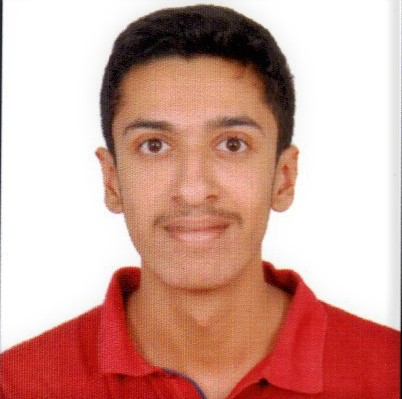
#> input picture Tushar-Photo.jpg, 402 x 399 px, found by its file name
$ python encrypt_final.py
#> lines starting #> are read from the running program, lines starting #| are printed output that depends on the picture
from PIL import Image
from random import randint
import numpy as np
import json

higher = (2**8) - 1
lower = 0
#print(higher, lower)

Image_input = Image.open("D:/Documents/Cyber Security J Component/Tushar-Photo.jpg");
#> Image_input is the input picture: PIL image 402x399 RGB; mean R, G, B 208.6, 163, 152.9
kk, ht = Image_input.size
#> kk = 402; ht = 399
pxls = Image_input.load()
print(pxls[0,0])
#| (43, 46, 51)
contains_alpha = len(pxls[0,0]) == 4
#> contains_alpha = False
#print(M, N)

filling = 1
a = [[filling for ttz in range(kk)] for kkm in range(ht)]

for kkm in range(ht):
    for ttz in range(kk):
        if contains_alpha:
            red, green, blue, a = pxls[ttz,kkm]
        else:
            red, green, blue = pxls[ttz,kkm]
        #lum = 255-red # Reversed luminosity
        a[kkm][ttz] = red # Map values from range 0-255 to 0-1

KR = []
KC = []

for p in range(ht):
    KR.insert(p, randint(lower, higher))

for p in range(kk):
    KC.insert(p, randint(lower, higher))

for p in range(ht):
    alpha = 0
    for rz in range(kk):
        alpha = ((alpha%2) + (a[p][rz] % 2)) % 2
    if(alpha == 0):
        for pq in range(KR[p]):
            temporary_var = a[p][kk-1]
            for mn in range(kk-1, -1, -1):
                a[p][mn] = a[p][mn-1];
            a[p][0] = temporary_var;
    else:
        for pq in range(KR[p]):
            temporary_var = a[p][0]
            for mn in range(kk-1):
                a[p][mn] = a[p][mn+1];
            a[p][kk-1] = temporary_var;
#> after the loop, a = 399 items

for rz in range(kk):
    beta = 0
    for p in range(ht):
        beta = ((beta%2) + (a[p][rz] % 2)) % 2
    if(beta == 0):
        for pq in range(KC[rz]):
            temporary_var = a[ht - 1][rz]
            for mn in range(ht-1, -1, -1):
                a[mn][rz] = a[mn-1][rz]
            a[0][rz] = temporary_var;
    else:
        for pq in range(KC[rz]):
            temporary_var = a[0][rz]
            for mn in range(ht-1):
                a[mn][rz] = a[mn+1][rz];
            a[ht-1][rz] = temporary_var;


for rz in range(kk):
    for p in range(ht):
        if((p%2) !=0 ):
            a[p][rz] = a[p][rz]^KC[rz]
        else:
            a[p][rz] = a[p][rz]^KC[kk-1-rz]


for p in range(ht):
    for rz in range(kk):
        if((rz%2) !=0 ):
            a[p][rz] = a[p][rz]^KR[p]
        else:
            a[p][rz] = a[p][rz]^KR[ht-1-p]

array1 = np.array(a, dtype=np.uint8)
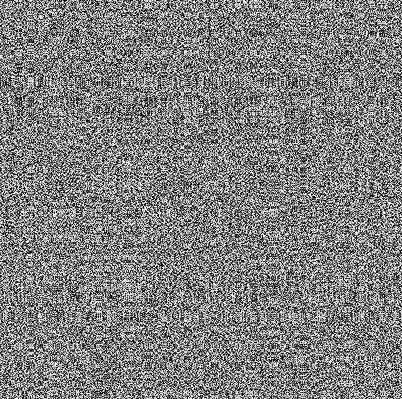
#> array1: shape (399, 402); min 0, max 255, mean 127.9
gen_img = Image.fromarray(array1)
gen_img.save('D:/Documents/Cyber Security J Component/Tushar-encrypted.png')

with open("KR.txt", "w") as outfile:
    json.dump(KR, outfile)

with open("KC.txt", "w") as outfile:
    json.dump(KC, outfile)
